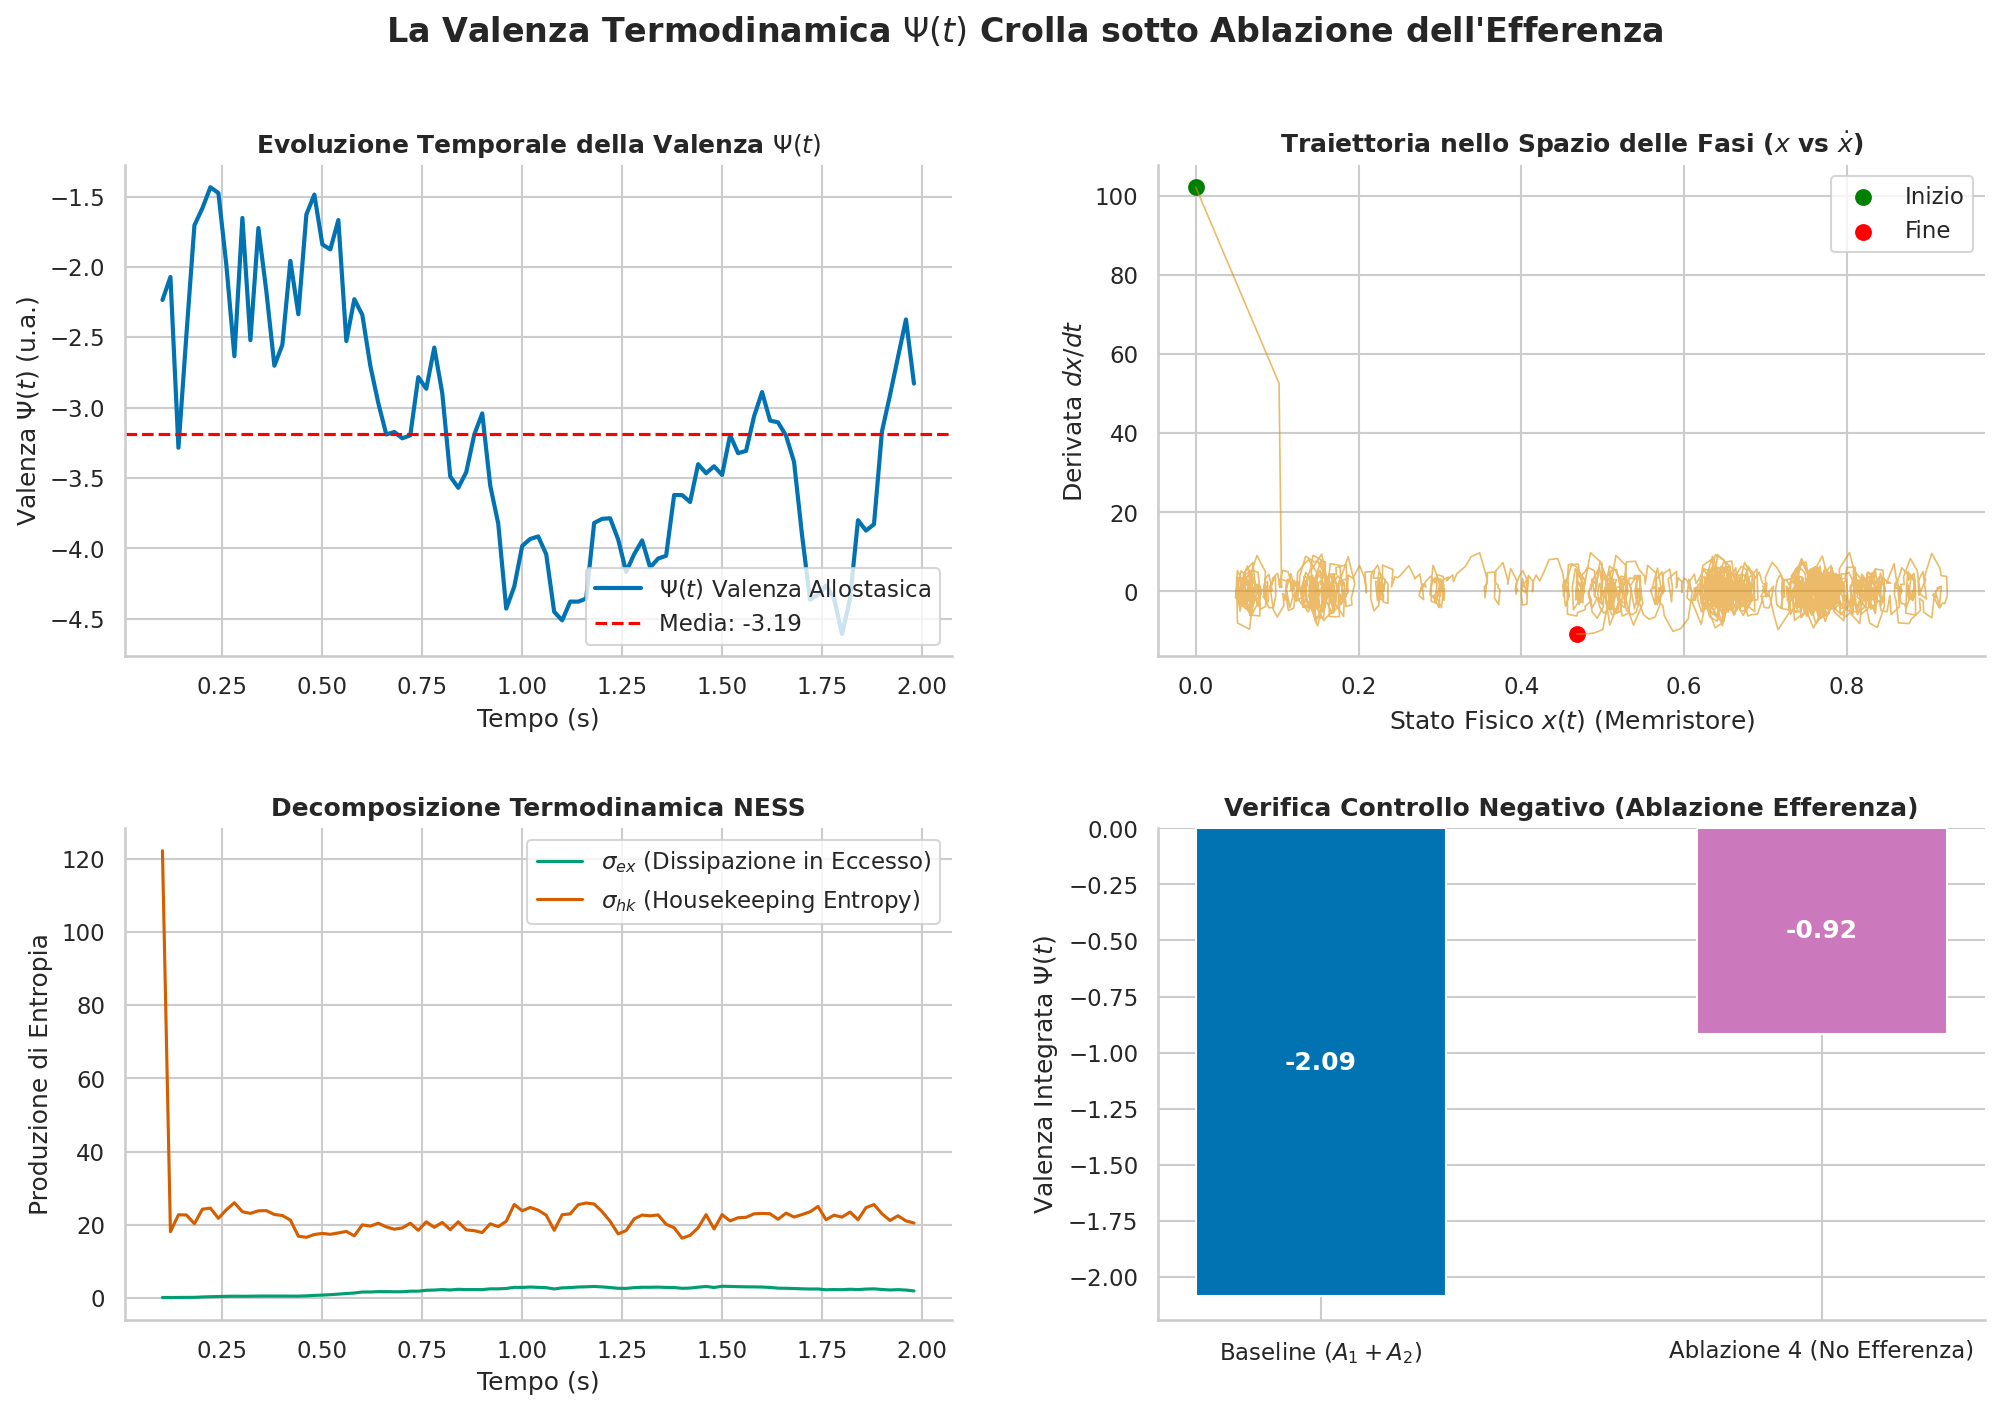

Reproduce this figure in Python.
"""
dashboard_valenza.py
=====================
Script per la Generazione della Dashboard di Visualizzazione Metrologica (Digital Twin P0_Distilled v0.1)

Genera:
1. Serie temporale del Funzionale di Valenza Psi(t) e della Dissipazione Ex/Hk.
2. Traiettoria nello Spazio delle Fasi (x(t) vs dx/dt) con regione di Edge of Chaos.
3. Diagramma di Confronto tra Condizione Baseline e Ablazione 4 (Disaccoppiamento Efferenza).
"""

import os
import sys
import numpy as np
import matplotlib
matplotlib.use('Agg')
import matplotlib.pyplot as plt
import seaborn as sns

# BASE_DIR serve solo per sys.path (import di valenza_metrologia quando lo
# script gira standalone). Se impacchettato con PyInstaller, __file__ punta
# dentro la cartella interna dell'app (_internal): l'output NON deve finire
# li', ma nella directory di lavoro corrente dell'utente, come per qualsiasi
# altro eseguibile a riga di comando.
BASE_DIR = os.path.dirname(os.path.abspath(__file__))
OUTPUT_DIR = os.environ.get('OUTPUT_DIR', os.path.join(os.getcwd(), 'output'))
sys.path.append(BASE_DIR)
from valenza_metrologia import simulate_neuromorphic_substrate_sde, calculate_thermodynamic_valence

def generate_metrology_dashboard():
    os.makedirs(OUTPUT_DIR, exist_ok=True)
    sns.set_theme(style='whitegrid', palette='colorblind', font='DejaVu Sans')
    
    # 1. Simulazione Baseline
    n_steps = 2000
    x_A1, s_obs, s_pred, dt = simulate_neuromorphic_substrate_sde(n_steps=n_steps, seed=42)
    time_vec = np.arange(n_steps) * dt
    
    # Calcolo valenza su finestra mobile
    window = 100
    psi_series = []
    ex_series = []
    hk_series = []
    
    for i in range(window, n_steps, 20):
        sub_x = x_A1[i-window:i]
        sub_obs = s_obs[i-window:i]
        sub_pred = s_pred[i-window:i]
        res = calculate_thermodynamic_valence(sub_x, sub_obs, sub_pred, dt)
        psi_series.append(res['psi_valenza'])
        ex_series.append(res['sigma_ex'])
        hk_series.append(res['sigma_hk'])
        
    t_sub = time_vec[window::20]
    
    # 2. Simulazione Ablazione 4 (Copia Efferente Distorta / Rumore)
    s_pred_ablation = np.random.normal(0, 1.0, size=n_steps)
    res_base = calculate_thermodynamic_valence(x_A1, s_obs, s_pred, dt)
    res_abl = calculate_thermodynamic_valence(x_A1, s_obs, s_pred_ablation, dt)
    
    # --- CREAZIONE DASHBOARD GRAFICA ---
    fig = plt.figure(figsize=(16, 10))
    gs = fig.add_gridspec(2, 2, hspace=0.35, wspace=0.25)
    
    fig.suptitle(r"La Valenza Termodinamica $\Psi(t)$ Crolla sotto Ablazione dell'Efferenza",
                 fontsize=16, fontweight='bold', y=0.98)
    
    # Plot 1: Serie Temporale della Valenza Psi(t)
    ax1 = fig.add_subplot(gs[0, 0])
    sns.lineplot(x=t_sub, y=psi_series, ax=ax1, color='#0173B2', linewidth=2, label=r'$\Psi(t)$ Valenza Allostasica')
    ax1.axhline(np.mean(psi_series), color='red', linestyle='--', label=f'Media: {np.mean(psi_series):.2f}')
    ax1.set_title(r'Evoluzione Temporale della Valenza $\Psi(t)$', fontsize=12, fontweight='bold')
    ax1.set_xlabel('Tempo (s)')
    ax1.set_ylabel(r'Valenza $\Psi(t)$ (u.a.)')
    ax1.legend(loc='lower right')
    
    # Plot 2: Spazio delle Fasi (Edge of Chaos)
    ax2 = fig.add_subplot(gs[0, 1])
    dx = np.gradient(x_A1, dt)
    ax2.plot(x_A1, dx, color='#DE8F05', alpha=0.6, linewidth=0.8)
    ax2.scatter([x_A1[0]], [dx[0]], color='green', s=50, label='Inizio')
    ax2.scatter([x_A1[-1]], [dx[-1]], color='red', s=50, label='Fine')
    ax2.set_title(r'Traiettoria nello Spazio delle Fasi ($x$ vs $\dot{x}$)', fontsize=12, fontweight='bold')
    ax2.set_xlabel('Stato Fisico $x(t)$ (Memristore)')
    ax2.set_ylabel('Derivata $dx/dt$')
    ax2.legend()
    
    # Plot 3: Dissipazione Hatano-Sasa (Housekeeping vs Excess)
    ax3 = fig.add_subplot(gs[1, 0])
    sns.lineplot(x=t_sub, y=ex_series, ax=ax3, color='#029E73', label=r'$\sigma_{ex}$ (Dissipazione in Eccesso)')
    sns.lineplot(x=t_sub, y=hk_series, ax=ax3, color='#D55E00', label=r'$\sigma_{hk}$ (Housekeeping Entropy)')
    ax3.set_title('Decomposizione Termodinamica NESS', fontsize=12, fontweight='bold')
    ax3.set_xlabel('Tempo (s)')
    ax3.set_ylabel('Produzione di Entropia')
    ax3.legend()
    
    # Plot 4: Confronto Controllo Negativo (Ablazione 4)
    ax4 = fig.add_subplot(gs[1, 1])
    categories = ['Baseline ($A_1+A_2$)', 'Ablazione 4 (No Efferenza)']
    values = [res_base['psi_valenza'], res_abl['psi_valenza']]
    colors = ['#0173B2', '#CC78BC']
    bars = ax4.bar(categories, values, color=colors, width=0.5)
    for bar in bars:
        yval = bar.get_height()
        ax4.text(bar.get_x() + bar.get_width()/2.0, yval / 2.0, f'{yval:.2f}',
                 ha='center', va='center', color='white', fontweight='bold', fontsize=12)
    ax4.set_title('Verifica Controllo Negativo (Ablazione Efferenza)', fontsize=12, fontweight='bold')
    ax4.set_ylabel(r'Valenza Integrata $\Psi(t)$')
    
    sns.despine(fig=fig)
    output_path = os.path.join(OUTPUT_DIR, 'dashboard_valenza.png')
    fig.savefig(output_path, dpi=150, bbox_inches='tight')
    plt.close()
    print(f"Dashboard generata con successo in: {output_path}")

if __name__ == "__main__":
    generate_metrology_dashboard()
